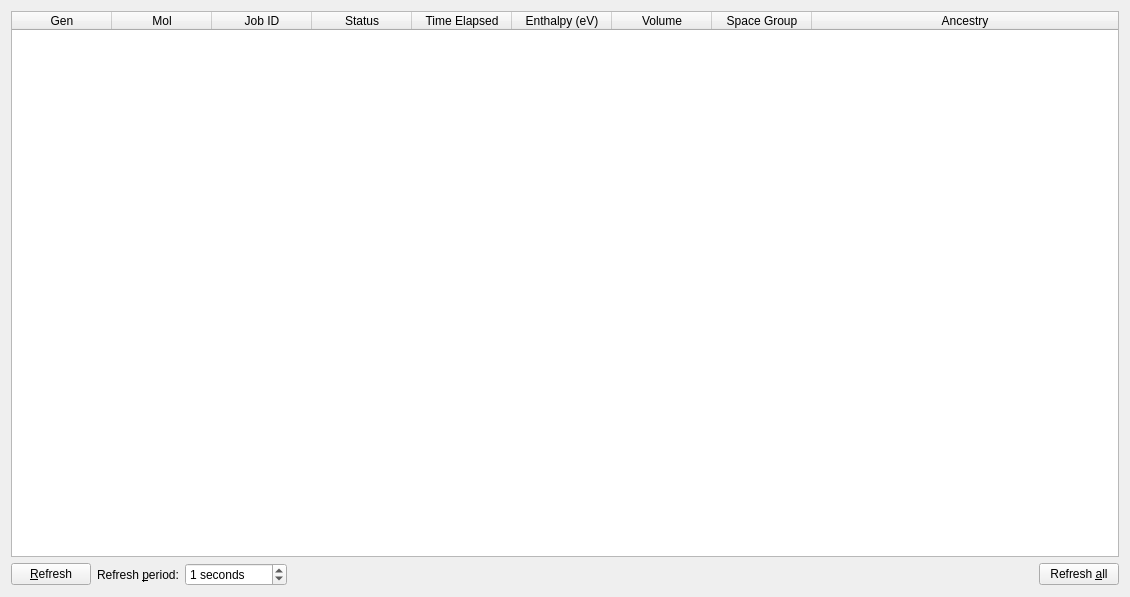
<?xml version="1.0" encoding="UTF-8"?>
<ui version="4.0">
 <class>Tab_Progress</class>
 <widget class="QWidget" name="Tab_Progress">
  <property name="geometry">
   <rect>
    <x>0</x>
    <y>0</y>
    <width>1130</width>
    <height>597</height>
   </rect>
  </property>
  <property name="windowTitle">
   <string>Form</string>
  </property>
  <layout class="QGridLayout" name="gridLayout">
   <item row="0" column="0" colspan="5">
    <widget class="QTableWidget" name="table_list">
     <property name="contextMenuPolicy">
      <enum>Qt::CustomContextMenu</enum>
     </property>
     <property name="editTriggers">
      <set>QAbstractItemView::NoEditTriggers</set>
     </property>
     <property name="alternatingRowColors">
      <bool>true</bool>
     </property>
     <property name="selectionMode">
      <enum>QAbstractItemView::SingleSelection</enum>
     </property>
     <property name="selectionBehavior">
      <enum>QAbstractItemView::SelectRows</enum>
     </property>
     <attribute name="horizontalHeaderStretchLastSection">
      <bool>true</bool>
     </attribute>
     <column>
      <property name="text">
       <string>Gen</string>
      </property>
     </column>
     <column>
      <property name="text">
       <string>Mol</string>
      </property>
     </column>
     <column>
      <property name="text">
       <string>Job ID</string>
      </property>
     </column>
     <column>
      <property name="text">
       <string>Status</string>
      </property>
     </column>
     <column>
      <property name="text">
       <string>Time Elapsed</string>
      </property>
     </column>
     <column>
      <property name="text">
       <string>Enthalpy (eV)</string>
      </property>
     </column>
     <column>
      <property name="text">
       <string>Volume</string>
      </property>
     </column>
     <column>
      <property name="text">
       <string>Space Group</string>
      </property>
     </column>
     <column>
      <property name="text">
       <string>Ancestry</string>
      </property>
     </column>
    </widget>
   </item>
   <item row="2" column="0">
    <widget class="QPushButton" name="push_refresh">
     <property name="sizePolicy">
      <sizepolicy hsizetype="Fixed" vsizetype="Fixed">
       <horstretch>0</horstretch>
       <verstretch>0</verstretch>
      </sizepolicy>
     </property>
     <property name="text">
      <string>&amp;Refresh</string>
     </property>
    </widget>
   </item>
   <item row="2" column="1">
    <widget class="QLabel" name="label_36">
     <property name="text">
      <string>Refresh &amp;period:</string>
     </property>
     <property name="buddy">
      <cstring>spin_period</cstring>
     </property>
    </widget>
   </item>
   <item row="2" column="2">
    <widget class="QSpinBox" name="spin_period">
     <property name="suffix">
      <string> seconds</string>
     </property>
     <property name="maximum">
      <number>3600</number>
     </property>
     <property name="singleStep">
      <number>1</number>
     </property>
     <property name="value">
      <number>1</number>
     </property>
    </widget>
   </item>
   <item row="2" column="3">
    <spacer name="horizontalSpacer_5">
     <property name="orientation">
      <enum>Qt::Horizontal</enum>
     </property>
     <property name="sizeHint" stdset="0">
      <size>
       <width>40</width>
       <height>20</height>
      </size>
     </property>
    </spacer>
   </item>
   <item row="2" column="4">
    <widget class="QPushButton" name="push_refreshAll">
     <property name="text">
      <string>Refresh &amp;all</string>
     </property>
    </widget>
   </item>
  </layout>
 </widget>
 <tabstops>
  <tabstop>table_list</tabstop>
  <tabstop>push_refresh</tabstop>
  <tabstop>spin_period</tabstop>
 </tabstops>
 <resources/>
 <connections/>
</ui>
